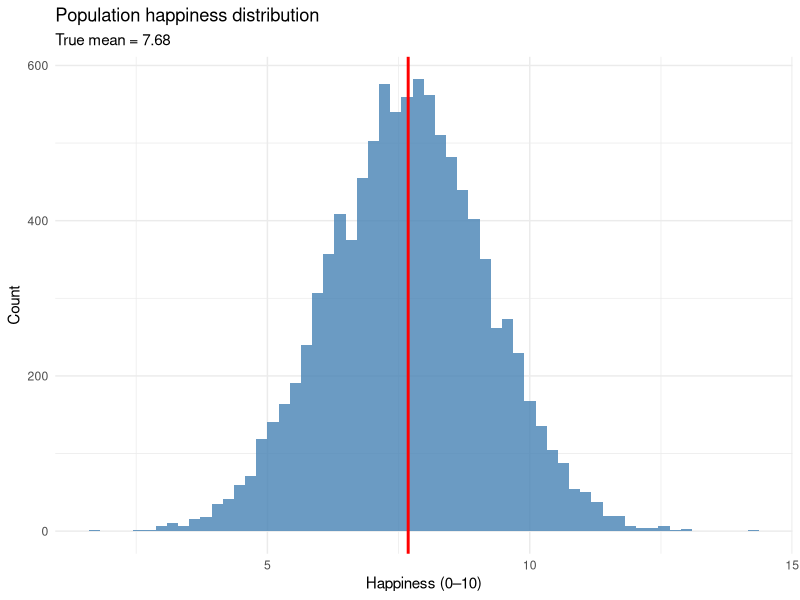
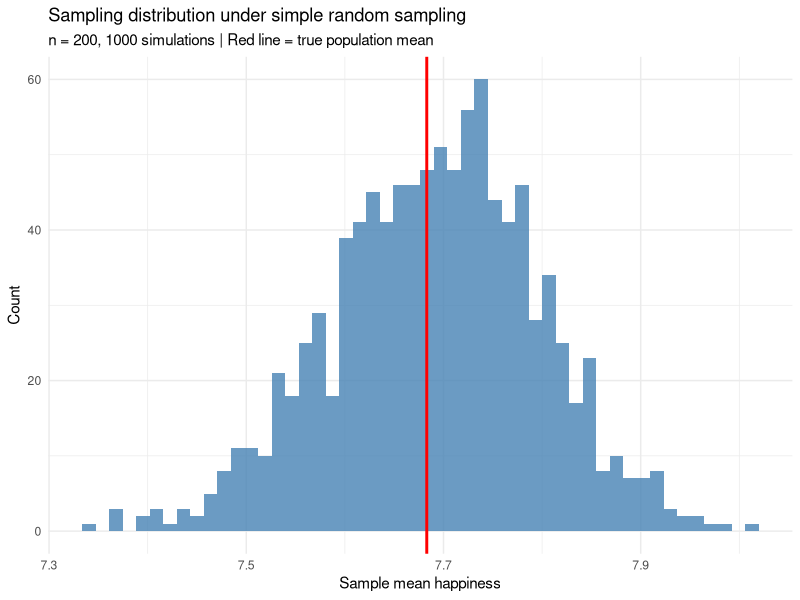
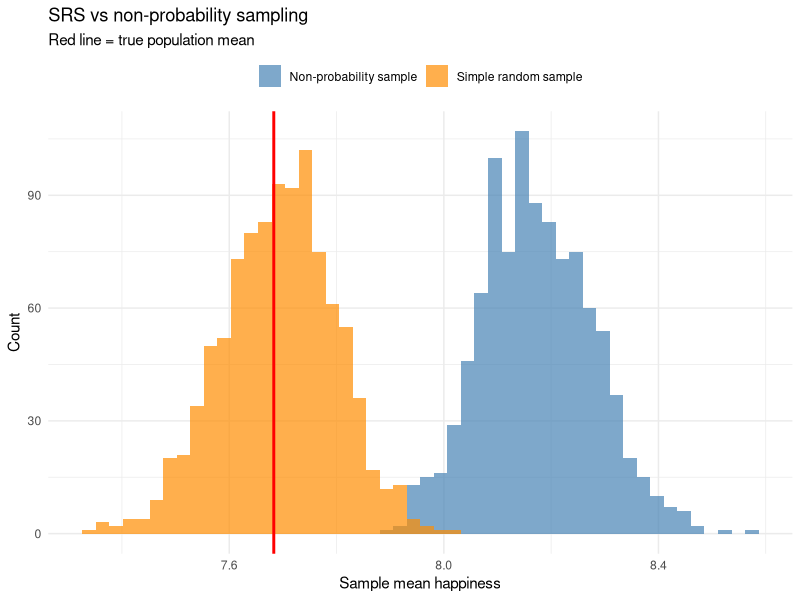
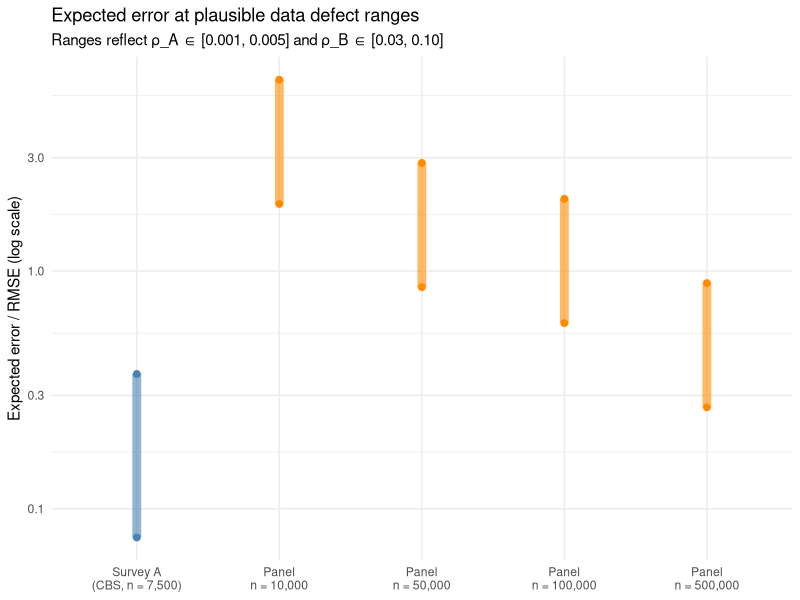

Recreate these plots in R, in order.
## ---- chunk 1
#| label: setup
#| message: false
#| code-fold: true
library(tidyverse)

theme_set(theme_minimal())

color_primary <- "#2171b5"
color_secondary <- "#888888"
color_reference <- "gray50"

set.seed(42)
## ---- chunk 2
N <- 10000

population <- tibble(
  id        = 1:N,
  happiness = rnorm(N, mean = 7.7, sd = 1.5)
)

pop_mean <- mean(population$happiness)

ggplot(population, aes(x = happiness)) +
  geom_histogram(bins = 60, fill = "steelblue", alpha = 0.8) +
  geom_vline(xintercept = pop_mean, color = "red", linewidth = 1) +
  labs(
    title = "Population happiness distribution",
    subtitle = paste0("True mean = ", round(pop_mean, 2)),
    x = "Happiness (0–10)", y = "Count"
  )
## ---- chunk 3
n    <- 200
sims <- 1000

estimates_srs <- replicate(sims, {
  population |> slice_sample(n = n) |> pull(happiness) |> mean()
})

tibble(estimate = estimates_srs) |>
  ggplot(aes(x = estimate)) +
  geom_histogram(bins = 50, fill = "steelblue", alpha = 0.8) +
  geom_vline(xintercept = pop_mean, color = "red", linewidth = 1) +
  labs(
    title = "Sampling distribution under simple random sampling",
    subtitle = paste0("n = ", n, ", ", sims, " simulations | Red line = true population mean"),
    x = "Sample mean happiness", y = "Count"
  )
## ---- chunk 4
delta_selection <- 0.5  # participants are this many points happier on average

population <- population |>
  mutate(
    # Exponential tilt: k = delta/var(Y) gives the desired mean difference in expectation
    p_select = exp(delta_selection / var(happiness) * happiness)
  )
## ---- chunk 5
#| echo: false
k_sel        <- delta_selection / var(population$happiness)
lr_per_point <- exp(k_sel)
rho_preview  <- mean(replicate(200, {
  R <- as.integer(seq_len(N) %in% sample(N, n, prob = population$p_select))
  cor(R, population$happiness)
}))
## ---- chunk 6
estimates_nonprob <- replicate(sims, {
  population |>
    slice_sample(n = n, weight_by = p_select) |>
    pull(happiness) |>
    mean()
})

bind_rows(
  tibble(estimate = estimates_srs,     method = "Simple random sample"),
  tibble(estimate = estimates_nonprob, method = "Non-probability sample")
) |>
  ggplot(aes(x = estimate, fill = method)) +
  geom_histogram(bins = 50, alpha = 0.7, position = "identity") +
  geom_vline(xintercept = pop_mean, color = "red", linewidth = 1) +
  scale_fill_manual(values = c("steelblue", "darkorange")) +
  labs(
    title = "SRS vs non-probability sampling",
    subtitle = "Red line = true population mean",
    x = "Sample mean happiness", y = "Count", fill = NULL
  ) +
  theme(legend.position = "top")
## ---- chunk 7
sigma_Y <- sd(population$happiness)

# rho_{R,Y} is the correlation between the *binary* selection indicator
# (1 = in sample, 0 = not) and happiness — not the continuous selection weight.
# We average over many draws to get a stable estimate.
rho_RY <- mean(replicate(200, {
  R <- as.integer(seq_len(N) %in% sample(N, n, prob = population$p_select))
  cor(R, population$happiness)
}))

cat("rho_{R,Y} =", round(rho_RY, 3), "\n")
cat("DDI =", round(rho_RY^2, 4), "\n")
## ---- chunk 8
predicted_bias <- rho_RY * sqrt((N - n) / n) * sigma_Y
observed_bias  <- mean(estimates_nonprob) - pop_mean

cat("Predicted bias:", round(predicted_bias, 3), "\n")
cat("Observed bias: ", round(observed_bias,  3), "\n")
## ---- chunk 9
N_NL <- 17900000  # Netherlands population
n_A  <- 7500      # CBS survey
n_B  <- 500000    # large online panel
## ---- chunk 10
#| echo: false
rho_A_plausible <- c(0.001, 0.005)
rho_B_plausible <- c(0.03,  0.10)

delta <- function(rho, n, N, sigma) rho * sigma / sqrt((n / N) * (1 - n / N))

bind_rows(
  tibble(
    Survey = "Survey A (CBS)",
    `Sample size` = scales::comma(n_A),
    `ρ = low`  = round(delta(rho_A_plausible[1], n_A, N_NL, sigma_Y), 2),
    `ρ = high` = round(delta(rho_A_plausible[2], n_A, N_NL, sigma_Y), 2)
  ),
  tibble(
    Survey     = paste0("Panel, n = ", scales::comma(c(10000, 50000, 100000, 500000))),
    `Sample size` = scales::comma(c(10000, 50000, 100000, 500000)),
    `ρ = low`  = round(delta(rho_B_plausible[1], c(10000, 50000, 100000, 500000), N_NL, sigma_Y), 2),
    `ρ = high` = round(delta(rho_B_plausible[2], c(10000, 50000, 100000, 500000), N_NL, sigma_Y), 2)
  )
) |>
  select(-`Sample size`) |>
  knitr::kable(
    col.names = c("Survey", "Δ at ρ_low", "Δ at ρ_high"),
    caption   = "Implied mean difference (happiness points) between included and excluded people"
  )
## ---- chunk 11
mult_A  <- sqrt((N_NL - n_A) / n_A)
n_B_vec <- c(10000, 50000, 100000, 500000)

rmse <- function(rho, mult, n) sqrt((rho * mult * sigma_Y)^2 + sigma_Y^2 / n)

bind_rows(
  tibble(
    label   = "Survey A\n(CBS, n = 7,500)",
    rmse_lo = rmse(rho_A_plausible[1], mult_A, n_A),
    rmse_hi = rmse(rho_A_plausible[2], mult_A, n_A),
    type    = "A"
  ),
  tibble(
    n_B     = n_B_vec,
    label   = paste0("Panel\nn = ", scales::comma(n_B_vec)),
    rmse_lo = rmse(rho_B_plausible[1], sqrt((N_NL - n_B_vec) / n_B_vec), n_B_vec),
    rmse_hi = rmse(rho_B_plausible[2], sqrt((N_NL - n_B_vec) / n_B_vec), n_B_vec),
    type    = "B"
  )
) |>
  mutate(label = fct_inorder(label)) |>
  ggplot(aes(x = label, color = type)) +
  geom_linerange(aes(ymin = rmse_lo, ymax = rmse_hi), linewidth = 3, alpha = 0.6) +
  geom_point(aes(y = rmse_lo), size = 2) +
  geom_point(aes(y = rmse_hi), size = 2) +
  scale_color_manual(values = c("A" = "steelblue", "B" = "darkorange"), guide = "none") +
  scale_y_log10() +
  labs(
    title = "Expected error at plausible data defect ranges",
    subtitle = "Ranges reflect ρ_A ∈ [0.001, 0.005] and ρ_B ∈ [0.03, 0.10]",
    x = NULL,
    y = "Expected error / RMSE (log scale)"
  )
